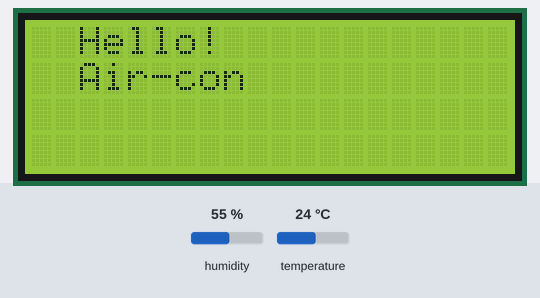
Bench run of a sketch on a simulated Arduino Uno, built with avr-gcc and run on an emulated ATmega328P. Shown: 20×4 character LCD. The inputs (shaded band) are chosen by the test bench; at power-on: temperature 24 °C, humidity 55 %. What the sketch prints to the serial monitor is not drawn.

Above: at 0.2 s.
At 3.7 s:
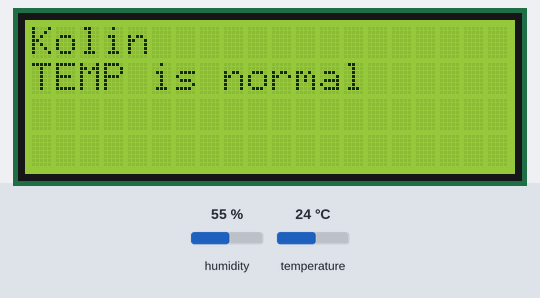
3.8 s: temperature set to 28 °C
At 8.6 s:
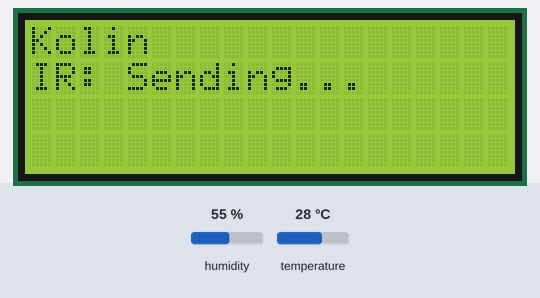
Timing chart, 0 to 10.1 s (numbered marks = the images above; inputs shaded):
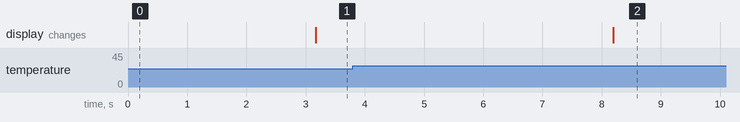

The sketch:

Air-con_IR_SEND.ino
```cpp
/*開發人員:Ness
 *開發日期:2022-02-16
 *開發目的說明:
 *
 *-讀取遙控器IR-->顯示於Serial port
 *-偵測溫度判斷>25度 -->發送IR
 *
*/

#include "DHT.h"
DHT dht;

#include <Wire.h>
#include <LiquidCrystal_I2C.h>
LiquidCrystal_I2C lcd(0x27,20,4);

#include <IRremote.h>
int RECV_PIN = 2;
IRrecv irrecv(RECV_PIN);
decode_results results;
IRsend  irsend;

//自訂義Air-con rawCodes，取得的第一个數值放到最後
String _Brand_ = "Kolin";
unsigned int rawCodes_ac_close[140]={8900, 4400,600, 550,650, 550,650, 550,600, 550,650, 550,650, 550,600, 550,600, 600,650, 1600,600, 600,650, 550,600, 1650,650, 550,600, 550,650, 550,600, 600,650, 500,600, 600,650, 550,600, 550,650, 550,650, 1600,650, 550,650, 500,650, 550,600, 600,650, 500,650, 550,600, 1650,650, 550,650, 1600,650, 550,600, 600,650, 1600,650, 550,600, 19600,650, 550,650, 550,600, 600,600, 550,650, 550,650, 550,600, 550,650, 550,600, 600,600, 550,600, 600,650, 550,600, 550,650, 1600,650, 550,650, 550,650, 500,650, 550,650, 550,600, 550,650, 550,650, 550,650, 500,650, 550,600, 600,600, 600,600, 550,650, 550,650, 1600,600, 600,650, 1600,650, 550,600, 3440};
unsigned int rawCodes_ac_open[140]={8850, 4400,650, 550,600, 550,600, 600,650, 550,600, 550,650, 550,650, 550,600, 550,600, 1650,650, 550,600, 600,650, 1600,650, 550,650, 550,600, 550,650, 550,650, 550,600, 550,650, 550,650, 550,600, 550,650, 1650,600, 550,650, 550,600, 550,650, 550,650, 550,650, 500,650, 1650,550, 600,650, 1650,600, 550,650, 550,650, 1600,650, 550,650, 19550,700, 550,600, 550,650, 550,650, 550,600, 550,650, 550,600, 600,550, 600,650, 550,650, 550,600, 550,650, 550,650, 550,600, 1650,650, 550,600, 550,650, 550,650, 550,600, 550,650, 550,650, 550,600, 550,650, 550,650, 550,600, 550,650, 550,600, 600,600, 550,650, 1600,650, 550,650, 1600,650, 550,650,15264};

//+=============================================================================
void setup() {
  Serial.begin(9600);
  irrecv.blink13(true); // 設為true的話，當收到訊號時，腳位13的LED便會閃爍
  //irrecv.enableIRIn(); // 發送模式時請//irrecv.enableIRIn()這個函式
  irrecv.resume();

  lcd.init();                      // initialize the lcd
  lcd.init();
  lcd.backlight();
  lcd.setCursor(2,0);  lcd.print("Hello!");
  lcd.setCursor(2,1);  lcd.print("Air-con");

  dht.setup(5);


}

//+=============================================================================
//自訂義dump: Serial port show data
void dump(decode_results *results) {
  int count = results->rawlen;
  if (results->decode_type == UNKNOWN) {
    Serial.print("Unknown encoding: ");
  }
  else if (results->decode_type == NEC) {
    Serial.print("Decoded NEC: ");
  }
  else if (results->decode_type == SONY) {
    Serial.print("Decoded SONY: ");
  }
  else if (results->decode_type == RC5) {
    Serial.print("Decoded RC5: ");
  }
  else if (results->decode_type == RC6) {
    Serial.print("Decoded RC6: ");
  }
  else if (results->decode_type == PANASONIC) {
    Serial.print("Decoded PANASONIC - Address: ");
    //Serial.print(results->panasonicAddress,HEX);
    Serial.print(" Value: ");
  }
  else if (results->decode_type == JVC) {
     Serial.print("Decoded JVC: ");
  }
  Serial.print(results->value, HEX);
  Serial.print(" (");
  Serial.print(results->bits, DEC);
  Serial.println(" bits)");
  Serial.print("Raw (");
  Serial.print(count, DEC);
  Serial.print("): ");

  for (int i = 0; i < count; i++) {
    if ((i % 2) == 1) {
      Serial.print(results->rawbuf[i]*USECPERTICK, DEC);
    }
    else {
      Serial.print(-(int)results->rawbuf[i]*USECPERTICK, DEC);
    }
    Serial.print(" ");
  }
  Serial.println("");
}

//+=============================================================================
//自訂義IR_RECV:Serial port show data
void IR_RECV(){
  lcd.clear();
  lcd.setCursor(2,0);  lcd.print("Try your IR");
  lcd.setCursor(2,1);  lcd.print("IR waiting...");
  if (irrecv.decode(&results)) {
    Serial.println(results.value, HEX);
    lcd.clear();
    lcd.setCursor(2,0);  lcd.print("Your IR codes:");
    lcd.setCursor(2,1);  lcd.print(results.value, HEX);
    dump(&results);
    irrecv.resume(); // Receive the next value
    delay(5);
  }
}

//+=============================================================================
//自訂義IR_Send:sending your IR rawCodes
void IR_SEND(){
  lcd.clear();
  lcd.setCursor(0,0);  lcd.print(_Brand_);
  lcd.setCursor(0,1);  lcd.print("IR: Sending...");
  Serial.println("Sending IR");
  irsend.sendRaw(rawCodes_ac_open,140, 38);
  delay(5);
}

void CHECK_TEMP(){
  delay(dht.getMinimumSamplingPeriod());
    int temp = dht.getTemperature();
    Serial.println(temp);
    delay(1000);
    if (temp>25){
      Serial.println("TEMP>25 啟動");
      IR_SEND();
      delay(10000);
    }else{
      lcd.clear();
      lcd.setCursor(0,0);  lcd.print(_Brand_);
      lcd.setCursor(0,1);  lcd.print("TEMP is normal");
      Serial.println("TEMP<25 維持");
     }delay(2000);

}
void loop() {
    CHECK_TEMP();//檢查溫度發送IR 1.修改上方RAW碼 2.因衝突DHT 請修改上方設置區,註記//irrecv.enableIRIn()
    //IR_RECV();

}
```

Measured:
- after the input at 3.8 s, the display: changes after 4.4 s (image 2)
